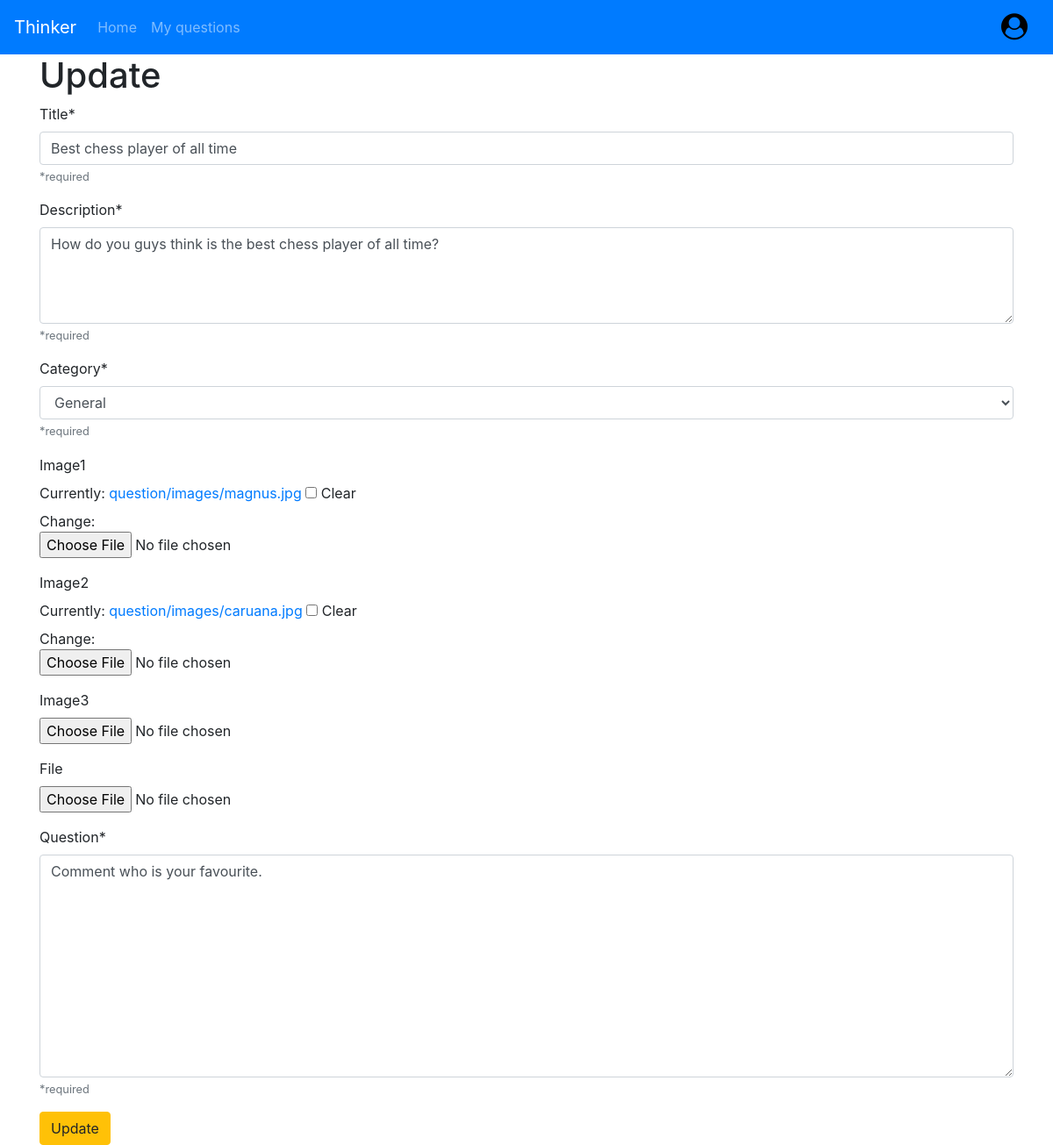
Screenshot of /question/update_question/93/ (signed in) with the database file from the repository.
### question/models.py (models this page shows, shortened)
class question(models.Model):
    username = models.ForeignKey(userprofile,blank=True,on_delete=models.CASCADE,null=True)
    title = models.CharField(max_length=150,help_text='*required')
    description = models.CharField(max_length=150,null=True,help_text='*required')
    date = models.DateTimeField(auto_now_add=True)
    categories = (('maths','maths'),('biology','biology'),('physics','physics'),('chemistry','chemistry'),('history','history'),('geography','geography'),('democratic politics','democratic politics'),('economics','economics'),('english','english'),
                  ('Computer science','Computer science'),('Tamil','Tamil'),('Hindi','Hindi'),('General','General'))
    category = models.CharField(max_length=100,choices=categories,default='maths',help_text='*required')
    image1 = models.ImageField(upload_to="question/images/",blank=True,null=True)
    image2 = models.ImageField(upload_to="question/images/",blank=True,null=True)
    image3 = models.ImageField(upload_to="question/images/",blank=True,null=True)
    file = models.FileField(upload_to='question/files/',blank=True)
    question = models.TextField(max_length=None,help_text='*required')
    upvote = models.ManyToManyField(userprofile,blank=True,related_name="upvoted_question")
    views = models.PositiveIntegerField(default=0)
    user_viewed =  models.ManyToManyField(userprofile,blank=True,related_name="viewd_question")
    reported_users = models.ManyToManyField(userprofile,blank=True,related_name="report_question")
    report = models.PositiveIntegerField(default=0)
    bookmark_question = models.ManyToManyField(userprofile,blank=True,related_name="bookmark_question")
    user_ip = models.TextField(default='first_user')

### question/views.py (the view)
# urls.py: path('update_question/<int:question_pk>/',views.updatequestion,name="update_question"),
@login_required
def updatequestion(request,question_pk):
    detailed_question = get_object_or_404(question, pk=question_pk)
    form = YourForm(instance=detailed_question)
    if request.method == 'POST':
        form = questionform(request.POST,instance=detailed_question)
        form.save()
        return redirect('question:myquestions')
    return render(request,'question/update_question.html',{'question':detailed_question,'form':form})

### question/forms.py
class YourForm(forms.ModelForm):
    def __init__(self, *args, **kwargs):
        super(YourForm, self).__init__(*args, **kwargs)
        self.fields['question'].strip = False
    class Meta:
        model = question
        fields = ('title','description','category','image1','image2','image3','file','question')
        widgets = {
            'title':forms.TextInput(attrs={'placeholder':'Title','class':'titleinput'}),
            'question':forms.Textarea(attrs={'placeholder':'actual question','class':'question'}),
            'description':forms.Textarea(attrs={'placeholder':"please enter a short description and not the actual question within 150 words",'rows':4})
        }

### question/templates/question/update_question.html (shortened to what this page needs)
{% extends "question/base.html" %}
{% load crispy_forms_tags %}
{% load static %}
{% block content %}
<h1>Update</h1>
<form method="POST" enctype="multipart/form-data">
  {{ form|crispy }}
  <button class="btn btn-warning" href="{% url 'question:update_question' question.id %}" type="submit">Update</button>
</form>
{% endblock %}

### question/static/css/question_page.css (style rules this page uses)
html { font-size: 16px; }

### question/templates/question/base.html (style rules this page uses)
body { font-size: 16px; background-image: url(https://encrypted-tbn0.gstatic.com/images?q=tbn:ANd9GcRjK8RgPhUofA_D-3ioqeXlOn-fr3ISsH4zng&usqp=CAU); background-size: cover; }

### rows the page displays
question: title "Best chess player of all time", description "How do you guys think is the best chess player of all time?", category "General", question "Comment who is your favourite."
